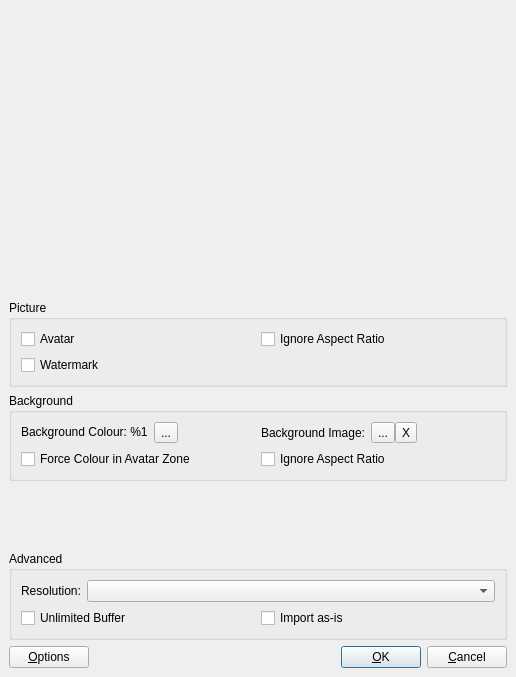
<?xml version="1.0" encoding="UTF-8"?>
<ui version="4.0">
 <class>ImportDialog</class>
 <widget class="QDialog" name="ImportDialog">
  <property name="geometry">
   <rect>
    <x>0</x>
    <y>0</y>
    <width>516</width>
    <height>677</height>
   </rect>
  </property>
  <property name="minimumSize">
   <size>
    <width>516</width>
    <height>512</height>
   </size>
  </property>
  <property name="windowTitle">
   <string>Import...</string>
  </property>
  <property name="modal">
   <bool>true</bool>
  </property>
  <layout class="QVBoxLayout" name="vlImport">
   <property name="leftMargin">
    <number>0</number>
   </property>
   <property name="topMargin">
    <number>0</number>
   </property>
   <property name="rightMargin">
    <number>0</number>
   </property>
   <property name="bottomMargin">
    <number>0</number>
   </property>
   <item>
    <widget class="UiModLabel" name="labPicture">
     <property name="minimumSize">
      <size>
       <width>516</width>
       <height>288</height>
      </size>
     </property>
     <property name="text">
      <string/>
     </property>
    </widget>
   </item>
   <item>
    <widget class="QFrame" name="buttomFrame">
     <property name="sizePolicy">
      <sizepolicy hsizetype="Preferred" vsizetype="MinimumExpanding">
       <horstretch>0</horstretch>
       <verstretch>0</verstretch>
      </sizepolicy>
     </property>
     <property name="frameShape">
      <enum>QFrame::NoFrame</enum>
     </property>
     <property name="frameShadow">
      <enum>QFrame::Plain</enum>
     </property>
     <property name="lineWidth">
      <number>0</number>
     </property>
     <layout class="QVBoxLayout" name="vlButtom">
      <property name="leftMargin">
       <number>9</number>
      </property>
      <property name="topMargin">
       <number>6</number>
      </property>
      <property name="rightMargin">
       <number>9</number>
      </property>
      <property name="bottomMargin">
       <number>9</number>
      </property>
      <item>
       <widget class="QGroupBox" name="gbSettings">
        <property name="title">
         <string>Picture</string>
        </property>
        <layout class="QVBoxLayout" name="vlSettings">
         <item>
          <layout class="QHBoxLayout" name="hlCheckboxesTop">
           <item>
            <widget class="QCheckBox" name="cbAvatar">
             <property name="sizePolicy">
              <sizepolicy hsizetype="MinimumExpanding" vsizetype="Fixed">
               <horstretch>0</horstretch>
               <verstretch>0</verstretch>
              </sizepolicy>
             </property>
             <property name="text">
              <string>Avatar</string>
             </property>
            </widget>
           </item>
           <item>
            <widget class="QCheckBox" name="cbIgnore">
             <property name="sizePolicy">
              <sizepolicy hsizetype="MinimumExpanding" vsizetype="Fixed">
               <horstretch>0</horstretch>
               <verstretch>0</verstretch>
              </sizepolicy>
             </property>
             <property name="text">
              <string>Ignore Aspect Ratio</string>
             </property>
            </widget>
           </item>
          </layout>
         </item>
         <item>
          <layout class="QHBoxLayout" name="hlCheckboxesButtom">
           <item>
            <widget class="QCheckBox" name="cbWatermark">
             <property name="sizePolicy">
              <sizepolicy hsizetype="MinimumExpanding" vsizetype="Fixed">
               <horstretch>0</horstretch>
               <verstretch>0</verstretch>
              </sizepolicy>
             </property>
             <property name="text">
              <string>Watermark</string>
             </property>
            </widget>
           </item>
          </layout>
         </item>
        </layout>
       </widget>
      </item>
      <item>
       <widget class="QGroupBox" name="gbBackground">
        <property name="title">
         <string>Background</string>
        </property>
        <layout class="QVBoxLayout" name="vlBackground">
         <item>
          <layout class="QHBoxLayout" name="hlColour">
           <item>
            <layout class="QHBoxLayout" name="hlColourManage">
             <item>
              <widget class="QLabel" name="labColour">
               <property name="text">
                <string>Background Colour: &lt;span style=&quot;color: %1&quot;&gt;%1&lt;/span&gt;</string>
               </property>
              </widget>
             </item>
             <item>
              <layout class="QHBoxLayout" name="hlColourButton">
               <property name="spacing">
                <number>0</number>
               </property>
               <property name="leftMargin">
                <number>0</number>
               </property>
               <property name="topMargin">
                <number>0</number>
               </property>
               <property name="rightMargin">
                <number>0</number>
               </property>
               <property name="bottomMargin">
                <number>0</number>
               </property>
               <item>
                <widget class="QToolButton" name="cmdColourChange">
                 <property name="toolTip">
                  <string>Select background colour</string>
                 </property>
                 <property name="text">
                  <string notr="true">...</string>
                 </property>
                </widget>
               </item>
              </layout>
             </item>
             <item>
              <spacer name="hsColour">
               <property name="orientation">
                <enum>Qt::Horizontal</enum>
               </property>
               <property name="sizeHint" stdset="0">
                <size>
                 <width>40</width>
                 <height>20</height>
                </size>
               </property>
              </spacer>
             </item>
            </layout>
           </item>
           <item>
            <layout class="QHBoxLayout" name="hlBackgroundManage">
             <item>
              <widget class="QLabel" name="labBackgroundImage">
               <property name="text">
                <string>Background Image:</string>
               </property>
              </widget>
             </item>
             <item>
              <layout class="QHBoxLayout" name="hlBackgroundButton">
               <property name="spacing">
                <number>0</number>
               </property>
               <property name="leftMargin">
                <number>0</number>
               </property>
               <property name="topMargin">
                <number>0</number>
               </property>
               <property name="rightMargin">
                <number>0</number>
               </property>
               <property name="bottomMargin">
                <number>0</number>
               </property>
               <item>
                <widget class="QToolButton" name="cmdBackgroundChange">
                 <property name="toolTip">
                  <string>Select background image</string>
                 </property>
                 <property name="text">
                  <string notr="true">...</string>
                 </property>
                </widget>
               </item>
               <item>
                <widget class="QToolButton" name="cmdBackgroundWipe">
                 <property name="toolTip">
                  <string>Remove background image</string>
                 </property>
                 <property name="text">
                  <string notr="true">X</string>
                 </property>
                </widget>
               </item>
              </layout>
             </item>
             <item>
              <spacer name="hsBackgroundImage">
               <property name="orientation">
                <enum>Qt::Horizontal</enum>
               </property>
               <property name="sizeHint" stdset="0">
                <size>
                 <width>40</width>
                 <height>20</height>
                </size>
               </property>
              </spacer>
             </item>
            </layout>
           </item>
          </layout>
         </item>
         <item>
          <layout class="QHBoxLayout" name="hlBackground">
           <item>
            <widget class="QCheckBox" name="cbForceAvatarColour">
             <property name="text">
              <string>Force Colour in Avatar Zone</string>
             </property>
            </widget>
           </item>
           <item>
            <widget class="QCheckBox" name="cbStretch">
             <property name="enabled">
              <bool>true</bool>
             </property>
             <property name="text">
              <string>Ignore Aspect Ratio</string>
             </property>
            </widget>
           </item>
          </layout>
         </item>
        </layout>
       </widget>
      </item>
      <item>
       <spacer name="vsInterface">
        <property name="orientation">
         <enum>Qt::Vertical</enum>
        </property>
        <property name="sizeHint" stdset="0">
         <size>
          <width>0</width>
          <height>0</height>
         </size>
        </property>
       </spacer>
      </item>
      <item>
       <widget class="QGroupBox" name="gbAdvanced">
        <property name="title">
         <string>Advanced</string>
        </property>
        <layout class="QVBoxLayout" name="vlAdvanced">
         <item>
          <layout class="QHBoxLayout" name="hlResolution">
           <item>
            <widget class="QLabel" name="labResolution">
             <property name="text">
              <string>Resolution:</string>
             </property>
            </widget>
           </item>
           <item>
            <widget class="QComboBox" name="cbResolution">
             <property name="sizePolicy">
              <sizepolicy hsizetype="Expanding" vsizetype="Fixed">
               <horstretch>0</horstretch>
               <verstretch>0</verstretch>
              </sizepolicy>
             </property>
             <property name="toolTip">
              <string>Snapmatic resolution</string>
             </property>
            </widget>
           </item>
          </layout>
         </item>
         <item>
          <layout class="QHBoxLayout" name="hlExpert">
           <item>
            <widget class="QCheckBox" name="cbUnlimited">
             <property name="toolTip">
              <string>Avoid compression and expand buffer instead, improves picture quality, but may break Snapmatic</string>
             </property>
             <property name="text">
              <string>Unlimited Buffer</string>
             </property>
            </widget>
           </item>
           <item>
            <widget class="QCheckBox" name="cbImportAsIs">
             <property name="toolTip">
              <string>Import as-is, don't change the picture at all, guaranteed to break Snapmatic unless you know what you doing</string>
             </property>
             <property name="text">
              <string>Import as-is</string>
             </property>
            </widget>
           </item>
          </layout>
         </item>
        </layout>
       </widget>
      </item>
      <item>
       <layout class="QHBoxLayout" name="hlButtons">
        <item>
         <widget class="QPushButton" name="cmdOptions">
          <property name="toolTip">
           <string>Import options</string>
          </property>
          <property name="text">
           <string>&amp;Options</string>
          </property>
          <property name="autoDefault">
           <bool>false</bool>
          </property>
         </widget>
        </item>
        <item>
         <spacer name="hsButtons">
          <property name="orientation">
           <enum>Qt::Horizontal</enum>
          </property>
          <property name="sizeHint" stdset="0">
           <size>
            <width>0</width>
            <height>0</height>
           </size>
          </property>
         </spacer>
        </item>
        <item>
         <widget class="QPushButton" name="cmdOK">
          <property name="sizePolicy">
           <sizepolicy hsizetype="Minimum" vsizetype="Minimum">
            <horstretch>0</horstretch>
            <verstretch>0</verstretch>
           </sizepolicy>
          </property>
          <property name="toolTip">
           <string>Import picture</string>
          </property>
          <property name="text">
           <string>&amp;OK</string>
          </property>
         </widget>
        </item>
        <item>
         <widget class="QPushButton" name="cmdCancel">
          <property name="sizePolicy">
           <sizepolicy hsizetype="Minimum" vsizetype="Minimum">
            <horstretch>0</horstretch>
            <verstretch>0</verstretch>
           </sizepolicy>
          </property>
          <property name="toolTip">
           <string>Discard picture</string>
          </property>
          <property name="text">
           <string>&amp;Cancel</string>
          </property>
         </widget>
        </item>
       </layout>
      </item>
     </layout>
    </widget>
   </item>
  </layout>
 </widget>
 <customwidgets>
  <customwidget>
   <class>UiModLabel</class>
   <extends>QLabel</extends>
   <header>uimod/UiModLabel.h</header>
   <slots>
    <signal>mouseMoved()</signal>
    <signal>mouseReleased()</signal>
    <signal>mousePressed()</signal>
    <signal>mouseDoubleClicked()</signal>
   </slots>
  </customwidget>
 </customwidgets>
 <resources/>
 <connections/>
</ui>
